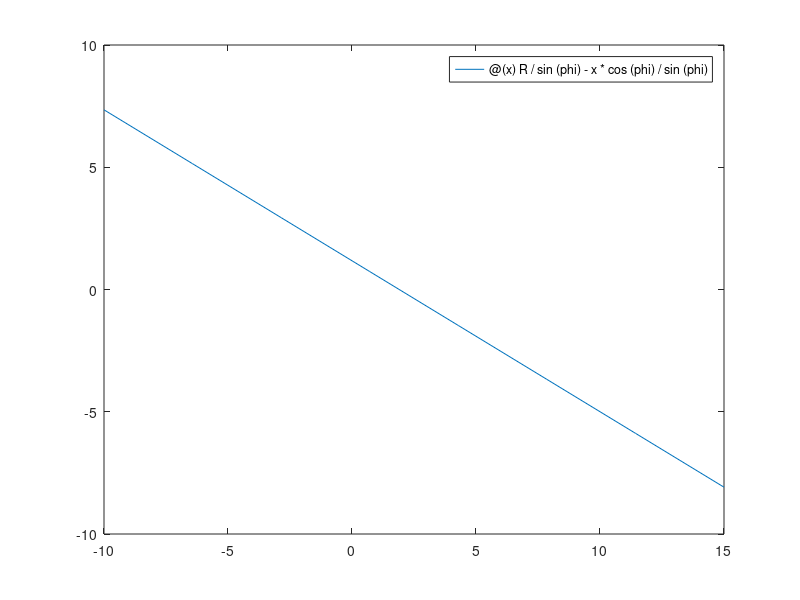

Reproduce this figure in MATLAB.
R = 1;
phi = 45; % 45 degree angle down

% the @ symbol specifies which variable the function is respect to
y = @(x) R/sin(phi) - x*cos(phi)/sin(phi);

% fplot(f,xinterval) plots over the specified interval. 
% Specify the interval as a two-element vector of the form [xmin xmax].
fplot(y, [-10, 15]);
%axis equal

%for x = 1:10
%    plot(x, y);
%    xlim([-10,20])
%    axis equal
%end
